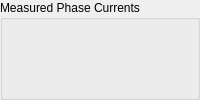
      <widget class="QGroupBox" name="groupBox_12">
       <property name="title">
        <string>Measured Phase Currents</string>
       </property>
       <layout class="QGridLayout" name="gridLayout_4">
        <item row="0" column="0" alignment="Qt::AlignRight">
         <widget class="CompactEpc" name="compactepc_25">
          <property name="signal_path" stdset="0">
           <string>StatusLineCurrents;L1Current_measured</string>
          </property>
          <property name="label_override" stdset="0">
           <string>L1</string>
          </property>
          <property name="label_visible" stdset="0">
           <bool>true</bool>
          </property>
          <property name="units_visible" stdset="0">
           <bool>true</bool>
          </property>
         </widget>
        </item>
        <item row="3" column="0" alignment="Qt::AlignRight">
         <widget class="CompactEpc" name="compactepc_28">
          <property name="signal_path" stdset="0">
           <string>StatusAC;CurrentAC_measured</string>
          </property>
          <property name="label_override" stdset="0">
           <string>Average</string>
          </property>
          <property name="label_visible" stdset="0">
           <bool>true</bool>
          </property>
          <property name="units_visible" stdset="0">
           <bool>true</bool>
          </property>
         </widget>
        </item>
        <item row="1" column="0" alignment="Qt::AlignRight">
         <widget class="CompactEpc" name="compactepc_26">
          <property name="signal_path" stdset="0">
           <string>StatusLineCurrents;L2Current_measured</string>
          </property>
          <property name="label_override" stdset="0">
           <string>L2</string>
          </property>
          <property name="label_visible" stdset="0">
           <bool>true</bool>
          </property>
          <property name="units_visible" stdset="0">
           <bool>true</bool>
          </property>
         </widget>
        </item>
        <item row="2" column="0" alignment="Qt::AlignRight">
         <widget class="CompactEpc" name="compactepc_27">
          <property name="signal_path" stdset="0">
           <string>StatusLineCurrents;L3Current_measured</string>
          </property>
          <property name="label_override" stdset="0">
           <string>L3</string>
          </property>
          <property name="label_visible" stdset="0">
           <bool>true</bool>
          </property>
          <property name="units_visible" stdset="0">
           <bool>true</bool>
          </property>
         </widget>
        </item>
       </layout>
      </widget>
